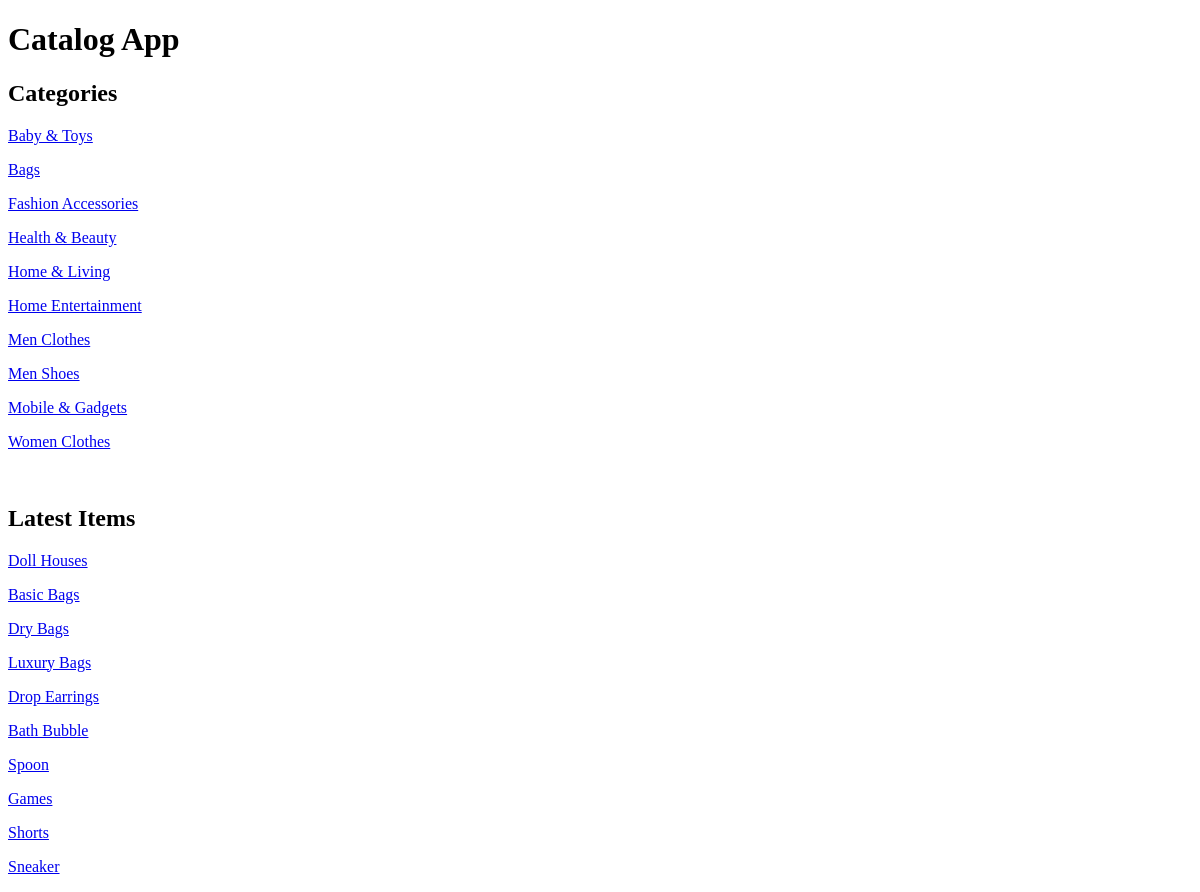
The page /categories/ on the database as committed earlier.
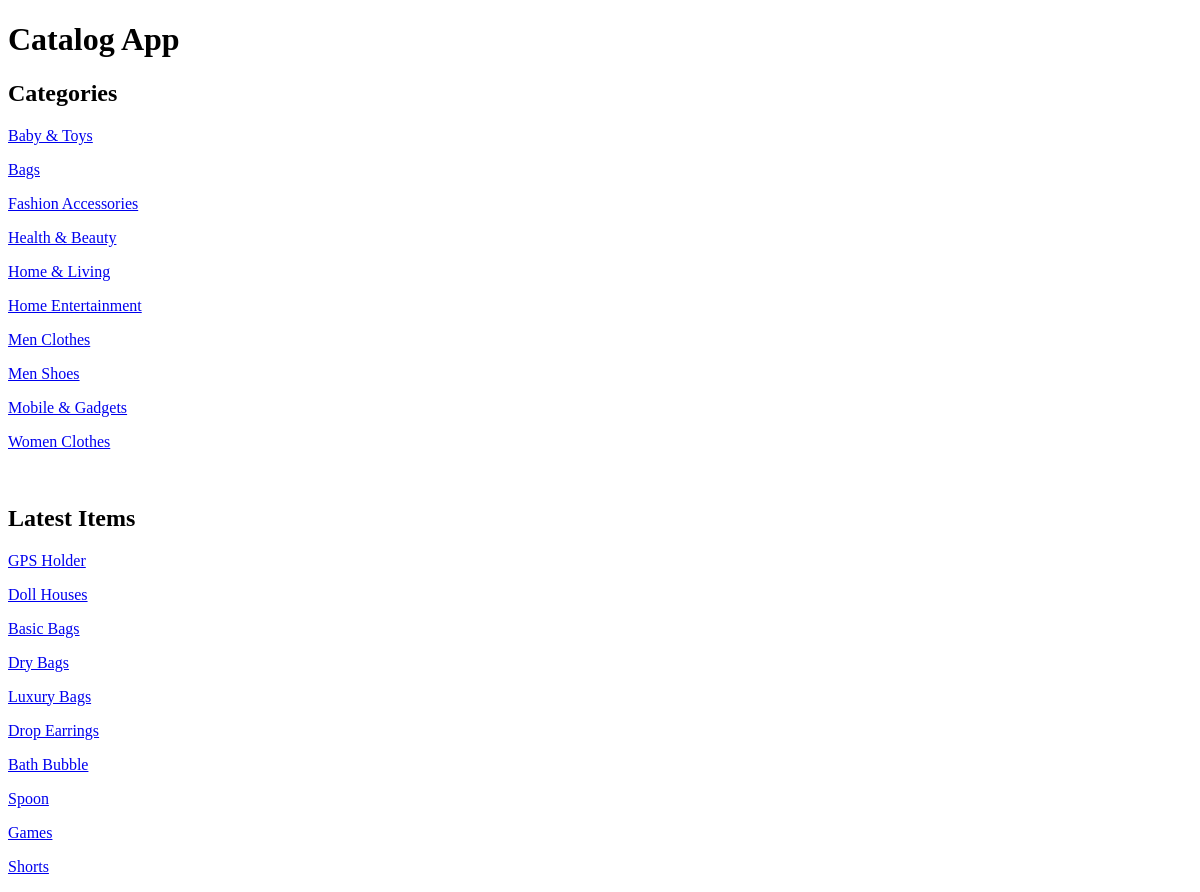
The same page on the database as committed later.
### database_setup.py (models this page shows)
class Category(Base):
	__tablename__ = 'categories'
	id = Column(Integer, primary_key=True)
	name = Column(String(100))

class Item(Base):
	__tablename__ = 'items'
	id = Column(Integer, primary_key=True)
	category_id = Column(Integer,ForeignKey('categories.id'))
	name = Column(String(100))
	description = Column(String(1000))
	ctime = Column(DATETIME, nullable=False)
	mtime = Column(DATETIME, nullable=False)
	category = relationship(Category)

### application.py (the view)
@app.route('/')
@app.route('/categories/')
def showLatestItems():
	session = DBSession()
	categories = session.query(Category).all()
	items = session.query(Item).order_by(Item.ctime.desc())[0:10]
	return render_template("showlatestitems.html", categories=categories, items=items)

### templates/showlatestitems.html (shortened to what this page needs)
<!DOCTYPE html>
<html>
	<head>
	</head>
	<body>
		<h1>Catalog App</h1>
		<h2>Categories</h2>
		{% for c in categories %}
		<div>
			<p><a href="{{url_for('showCategoryItems',category_id=c.id)}}">{{c.name}}</a></p>
		</div>
		{% endfor %}
		<h2>Latest Items</h2>
		{% for i in items %}
		<div>
			<p><a href="{{url_for('showItemDetails',category_id=i.category_id, item_id=i.id)}}">{{i.name}}</a></p>
		</div>
		{% endfor %}
	</body>
</html>

Rows that differ between the two databases and show on the page:
no longer on this page (row unchanged): Item: name "Sneaker"
added Item: name "GPS Holder"
